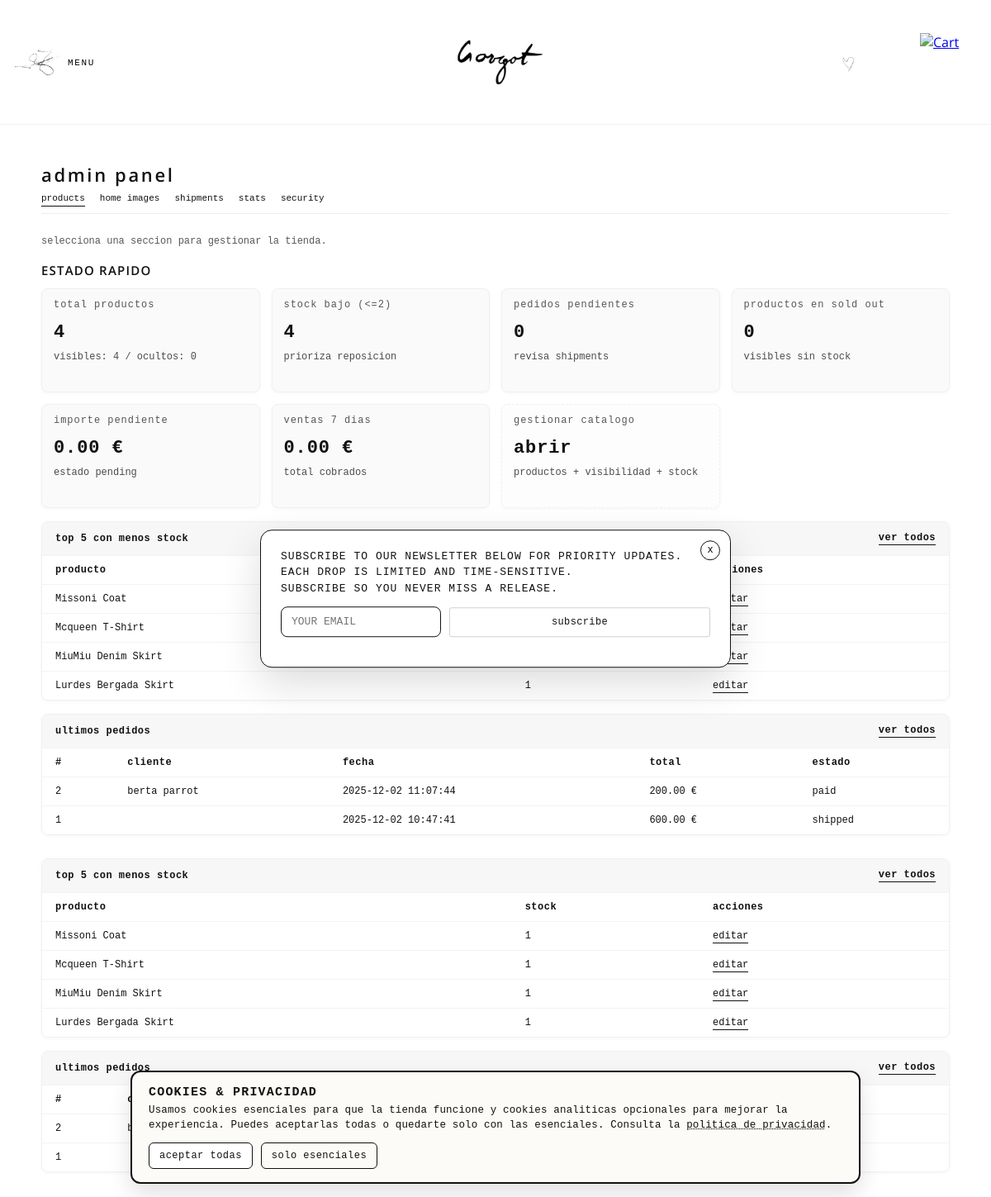
Page /admin/index.php (signed in) on the committed database.
### tables this page shows
CREATE TABLE `productos` (
  `id_producto` int(10) UNSIGNED NOT NULL,
  `nombre` varchar(100) NOT NULL,
  `descripcion` text DEFAULT NULL,
  `precio` decimal(10,2) NOT NULL,
  `descuento` tinyint(3) UNSIGNED NOT NULL DEFAULT 0,
  `stock` int(10) UNSIGNED NOT NULL DEFAULT 0,
  `id_categoria` int(10) UNSIGNED NOT NULL,
  `familia` enum('BOTTOMS','OUTERWEAR','DRESSES','TOPS','SKIRTS','TWO-PIECE') NOT NULL DEFAULT 'TOPS',
  `marca` varchar(100) DEFAULT NULL,
  `imagen` varchar(255) DEFAULT NULL,
  `talla` varchar(10) DEFAULT NULL,
  `color` varchar(30) DEFAULT NULL,
  `fecha_creacion` datetime NOT NULL DEFAULT current_timestamp(),
  `is_visible` tinyint(1) NOT NULL DEFAULT 1,
  `sort_order` int(11) DEFAULT NULL
);

CREATE TABLE `pedidos` (
  `id_pedido` int(11) NOT NULL,
  `id_usuario` int(11) NOT NULL,
  `nombre` varchar(100) NOT NULL,
  `apellidos` varchar(150) NOT NULL,
  `email` varchar(150) NOT NULL,
  `telefono` varchar(30) DEFAULT NULL,
  `direccion` varchar(255) NOT NULL,
  `codigo_postal` varchar(20) NOT NULL,
  `ciudad` varchar(100) NOT NULL,
  `provincia` varchar(100) DEFAULT NULL,
  `pais` varchar(100) NOT NULL DEFAULT 'España',
  `notas` text DEFAULT NULL,
  `fecha_pedido` datetime NOT NULL DEFAULT current_timestamp(),
  `estado` varchar(20) NOT NULL DEFAULT 'pending',
  `total` decimal(10,2) NOT NULL DEFAULT 0.00,
  `metodo_pago` varchar(50) NOT NULL DEFAULT 'pending'
);

### admin/index.php (the view, shortened to what this page needs)
<?php
require_once "../includes/conexion.php";
$hasVisibility = false;
$colCheck = $conexion->query("SHOW COLUMNS FROM productos LIKE 'is_visible'");
if ($colCheck && $colCheck->num_rows > 0) {
    $hasVisibility = true;
}
$totalProductos = (int)($conexion->query("SELECT COUNT(*) AS c FROM productos")->fetch_assoc()["c"] ?? 0);
$ocultos = 0;
if ($hasVisibility) {
    $ocultos = (int)($conexion->query("SELECT COUNT(*) AS c FROM productos WHERE is_visible = 0")->fetch_assoc()["c"] ?? 0);
}
$stockBajo = (int)($conexion->query("SELECT COUNT(*) AS c FROM productos WHERE stock <= 2")->fetch_assoc()["c"] ?? 0);
$pedidosPend = (int)($conexion->query("SELECT COUNT(*) AS c FROM pedidos WHERE estado = 'pending'")->fetch_assoc()["c"] ?? 0);
$montoPendiente = (float)($conexion->query("SELECT COALESCE(SUM(total),0) AS t FROM pedidos WHERE estado = 'pending'")->fetch_assoc()["t"] ?? 0);
$monto7dias = (float)($conexion->query("SELECT COALESCE(SUM(total),0) AS t FROM pedidos WHERE fecha_pedido >= DATE_SUB(NOW(), INTERVAL 7 DAY)")->fetch_assoc()["t"] ?? 0);
$soldOutVisible = 0;
if ($hasVisibility) {
    $soldOutVisible = (int)($conexion->query("SELECT COUNT(*) AS c FROM productos WHERE stock <= 0 AND is_visible = 1")->fetch_assoc()["c"] ?? 0);
} else {
    $soldOutVisible = (int)($conexion->query("SELECT COUNT(*) AS c FROM productos WHERE stock <= 0")->fetch_assoc()["c"] ?? 0);
}
$lowStockRows = [];
$resLow = $conexion->query("SELECT id_producto, nombre, stock FROM productos ORDER BY stock ASC, id_producto ASC LIMIT 5");
if ($resLow && $resLow->num_rows > 0) {
    while ($r = $resLow->fetch_assoc()) {
        $lowStockRows[] = $r;
    }
}
$recentOrders = [];
$resOrders = $conexion->query("SELECT id_pedido, nombre, apellidos, total, estado, fecha_pedido FROM pedidos ORDER BY fecha_pedido DESC, id_pedido DESC LIMIT 5");
if ($resOrders && $resOrders->num_rows > 0) {
    while ($o = $resOrders->fetch_assoc()) {
        $recentOrders[] = $o;
    }
}
?>
<!DOCTYPE html>
<html lang="es">
<head>
    <link rel="stylesheet" href="../css/estilos.css?v=3">
</head>
<body>
<?php include '../includes/header.php'; ?>
<main class="contenedor admin-wrapper">
    <h1 class="admin-title">admin panel</h1>
    <nav class="admin-subnav">
        <a href="products.php" class="active">products</a>
        <a href="home_cards.php">home images</a>
        <a href="shipments.php">shipments</a>
        <a href="stats.php">stats</a>
        <a href="password_audit.php">security</a>
    </nav>
    <section class="admin-section">
        <p class="admin-subtitle">
            selecciona una seccion para gestionar la tienda.
        </p>
                <section class="admin-metrics">
            <h2 class="admin-subheading">estado rapido</h2>
            <div class="admin-metric-grid">
                <div class="admin-card admin-metric">
                    <div class="metric-label">total productos</div>
                    <div class="metric-value"><?php echo $totalProductos; ?></div>
                    <div class="metric-note">visibles: <?php echo $totalProductos - $ocultos; ?><?php echo $hasVisibility ? " / ocultos: {$ocultos}" : ""; ?></div>
                </div>
                <div class="admin-card admin-metric">
                    <div class="metric-label">stock bajo (<=2)</div>
                    <div class="metric-value"><?php echo $stockBajo; ?></div>
                    <div class="metric-note">prioriza reposicion</div>
                </div>
                <div class="admin-card admin-metric">
                    <div class="metric-label">pedidos pendientes</div>
                    <div class="metric-value"><?php echo $pedidosPend; ?></div>
                    <div class="metric-note">revisa shipments</div>
                </div>
                <div class="admin-card admin-metric">
                    <div class="metric-label">productos en sold out</div>
                    <div class="metric-value"><?php echo $soldOutVisible; ?></div>
                    <div class="metric-note">visibles sin stock</div>
                </div>
                <div class="admin-card admin-metric">
                    <div class="metric-label">importe pendiente</div>
                    <div class="metric-value"><?php echo number_format($montoPendiente, 2); ?> €</div>
                    <div class="metric-note">estado pending</div>
                </div>
                <div class="admin-card admin-metric">
                    <div class="metric-label">ventas 7 dias</div>
                    <div class="metric-value"><?php echo number_format($monto7dias, 2); ?> €</div>
                    <div class="metric-note">total cobrados</div>
                </div>
                <a class="admin-card admin-metric admin-cta" href="products.php">
                    <div class="metric-label">gestionar catalogo</div>
                    <div class="metric-value">abrir</div>
                    <div class="metric-note">productos + visibilidad + stock</div>
                </a>
            </div>
            <?php if (!empty($lowStockRows)): ?>
                <div class="low-stock-panel">
                    <div class="low-stock-head">
                        <span>top 5 con menos stock</span>
                        <a href="products.php" class="admin-link">ver todos</a>
                    </div>
                    <table class="low-stock-table">
                        <thead>
                            <tr>
                                <th>producto</th>
                                <th>stock</th>
                                <th>acciones</th>
                            </tr>
                        </thead>
                        <tbody>
                            <?php foreach ($lowStockRows as $row): ?>
                                <tr>
                                    <td><?php echo htmlspecialchars($row["nombre"]); ?></td>
                                    <td><?php echo (int)$row["stock"]; ?></td>
                                    <td>
                                        <a class="admin-link" href="edit_product.php?id=<?php echo (int)$row["id_producto"]; ?>">editar</a>
                                    </td>
                                </tr>
                            <?php endforeach; ?>
                        </tbody>
                    </table>
                </div>
            <?php endif; ?>
            <?php if (!empty($recentOrders)): ?>
                <div class="low-stock-panel recent-orders-panel">
                    <div class="low-stock-head">
                        <span>ultimos pedidos</span>
                        <a href="shipments.php" class="admin-link">ver todos</a>
                    </div>
                    <table class="low-stock-table">
                        <thead>
                            <tr>
                                <th>#</th>
                                <th>cliente</th>
                                <th>fecha</th>
                                <th>total</th>
                                <th>estado</th>
                            </tr>
                        </thead>
                        <tbody>
                            <?php foreach ($recentOrders as $order): ?>
                                <tr>
                                    <td><?php echo (int)$order["id_pedido"]; ?></td>
                                    <td><?php echo htmlspecialchars($order["nombre"] . " " . $order["apellidos"]); ?></td>
                                    <td><?php echo htmlspecialchars($order["fecha_pedido"]); ?></td>
                                    <td><?php echo number_format((float)$order["total"], 2); ?> €</td>
                                    <td><?php echo htmlspecialchars($order["estado"]); ?></td>
                                </tr>
                            <?php endforeach; ?>
                        </tbody>
                    </table>
                </div>
            <?php endif; ?>
        </section>
            <?php if (!empty($lowStockRows)): ?>
                <div class="low-stock-panel">
                    <div class="low-stock-head">
                        <span>top 5 con menos stock</span>
                        <a href="products.php" class="admin-link">ver todos</a>
                    </div>
                    <table class="low-stock-table">
                        <thead>
                            <tr>
                                <th>producto</th>
                                <th>stock</th>
                                <th>acciones</th>
                            </tr>
                        </thead>
                        <tbody>
                            <?php foreach ($lowStockRows as $row): ?>
                                <tr>
                                    <td><?php echo htmlspecialchars($row["nombre"]); ?></td>
                                    <td><?php echo (int)$row["stock"]; ?></td>
                                    <td>
                                        <a class="admin-link" href="edit_product.php?id=<?php echo (int)$row["id_producto"]; ?>">editar</a>
                                    </td>
                                </tr>
                            <?php endforeach; ?>
                        </tbody>
                    </table>
                </div>
            <?php endif; ?>
            <?php if (!empty($recentOrders)): ?>
                <div class="low-stock-panel recent-orders-panel">
                    <div class="low-stock-head">
                        <span>ultimos pedidos</span>
                        <a href="shipments.php" class="admin-link">ver todos</a>
                    </div>
                    <table class="low-stock-table">
                        <thead>
                            <tr>
                                <th>#</th>
                                <th>cliente</th>
                                <th>fecha</th>
                                <th>total</th>
                                <th>estado</th>
                            </tr>
                        </thead>
                        <tbody>
                            <?php foreach ($recentOrders as $order): ?>
                                <tr>
                                    <td><?php echo (int)$order["id_pedido"]; ?></td>
                                    <td><?php echo htmlspecialchars($order["nombre"] . " " . $order["apellidos"]); ?></td>
                                    <td><?php echo htmlspecialchars($order["fecha_pedido"]); ?></td>
                                    <td><?php echo number_format((float)$order["total"], 2); ?> €</td>
                                    <td><?php echo htmlspecialchars($order["estado"]); ?></td>
                                </tr>
                            <?php endforeach; ?>
                        </tbody>
                    </table>
                </div>
            <?php endif; ?>
        </section>
</main>
</body>
</html>

### includes/header.php (shortened to what this page needs)
<?php
$path = $_SERVER['PHP_SELF'] ?? '';
$normalizedPath = str_replace('\\', '/', $path);
$base = (preg_match('#(^|/)(admin|user|renting)/#', $normalizedPath)) ? '..' : '.';
?>
<header class="site-header">
    <div class="header-inner">
        <button class="header-menu-btn" id="openMenu" aria-label="Open menu" type="button">
            <img src="<?php echo $base; ?>/img/menu.png" alt="Menu" class="header-icon">
            <span class="header-menu-label">MENU</span>
        </button>
        <div class="header-logo-center">
            <a href="<?php echo $base; ?>/index.php">
                <img src="<?php echo $base; ?>/img/logo.png" alt="Gargot logo" class="logo-img header-logo-img">
            </a>
        </div>
        <div class="header-right">
            <a href="<?php echo $base; ?>/user/wishlist.php" class="header-icon-link" aria-label="Wishlist">
                <span class="header-icon-wrapper">
                    <img src="<?php echo $base; ?>/img/heart.png" alt="Wishlist" class="header-icon">
                </span>
            </a>
            <a href="<?php echo $base; ?>/cart.php" class="header-icon-link" aria-label="Cart">
                <span class="header-icon-wrapper">
                    <img src="<?php echo $base; ?>/img/cart.png" alt="Cart" class="header-icon">
                </span>
            </a>
        </div>
    </div>
</header>
<div class="cookie-banner" id="cookieBanner" aria-live="polite">
    <div class="cookie-banner__title">cookies & privacidad</div>
    <p class="cookie-banner__text">
        Usamos cookies esenciales para que la tienda funcione y cookies analiticas opcionales para mejorar la experiencia.
        Puedes aceptarlas todas o quedarte solo con las esenciales.
        Consulta la <a href="<?php echo $base; ?>/privacy.php">politica de privacidad</a>.
    </p>
    <div class="cookie-banner__actions">
        <button class="cookie-btn" id="cookieAccept">aceptar todas</button>
        <button class="cookie-btn secondary" id="cookieEssential">solo esenciales</button>
    </div>
</div>
<?php if (empty($_SESSION['newsletter_closed'])): ?>
<div class="newsletter-bar" id="newsletterBar">
    <div class="newsletter-inner">
        <button type="button" class="newsletter-close" id="newsletterClose" aria-label="Close newsletter">x</button>
        <p class="newsletter-text">
            SUBSCRIBE TO OUR NEWSLETTER BELOW FOR PRIORITY UPDATES.<br>
            EACH DROP IS LIMITED AND TIME-SENSITIVE.<br>
            SUBSCRIBE SO YOU NEVER MISS A RELEASE.
        </p>
        <form class="newsletter-form" id="newsletterForm">
            <input type="email" name="email" placeholder="YOUR EMAIL" required>
            <button type="submit" class="btn-product">subscribe</button>
        </form>
    </div>
</div>
<?php endif; ?>

### rows in the picture
productos: nombre "Missoni Coat", stock "1"
productos: nombre "Mcqueen T-Shirt", stock "1"
productos: nombre "MiuMiu Denim Skirt", stock "1"
productos: nombre "Lurdes Bergada Skirt", stock "1"
pedidos: id_pedido "2", nombre+apellidos "berta parrot", fecha_pedido "2025-12-02 11:07:44", total "200.00", estado "paid"
pedidos: id_pedido "1", fecha_pedido "2025-12-02 10:47:41", total "600.00", estado "shipped"

### other values in the picture
$totalProductos "4"
$totalProductos - $ocultos "4"
$ocultos "0"
$stockBajo "4"
$pedidosPend "0"
$soldOutVisible "0"
$montoPendiente "0.00"
$monto7dias "0.00"
